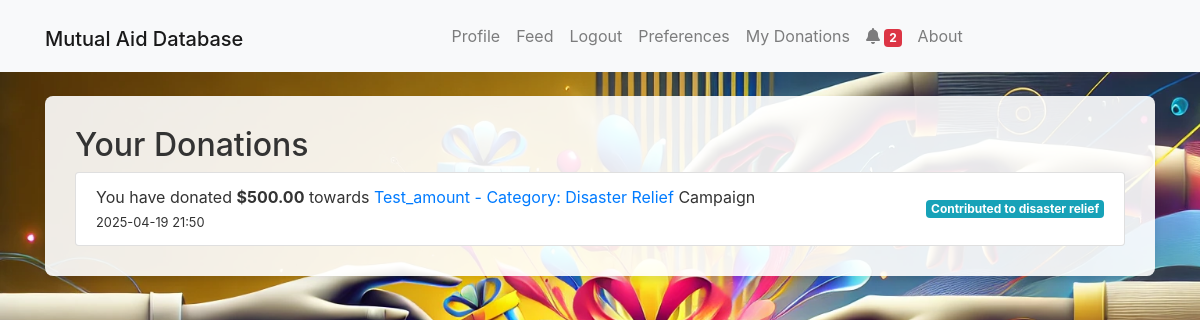
Screenshot of /my_donations (signed in) with the database file from the repository.
### app/models.py (models this page shows, shortened)
class Donation(db.Model):
    __tablename__ = 'donation'
    id = db.Column(db.Integer, primary_key=True)
    post_id = db.Column(db.Integer, db.ForeignKey('post.id'), nullable=False)
    donor_id = db.Column(db.Integer, db.ForeignKey('users.id'), nullable=False)
    amount = db.Column(db.Numeric(10, 2), nullable=False)
    message = db.Column(db.Text, nullable=True)
    timestamp = db.Column(db.DateTime, default=datetime.utcnow, nullable=False)
    post = db.relationship('Post', back_populates='donations')
    donor = db.relationship('User', back_populates='donations')

class Post(db.Model):
    __tablename__ = 'post'
    id = db.Column(db.Integer, primary_key=True)
    user_id = db.Column(db.Integer, db.ForeignKey('users.id'), nullable=False)
    content = db.Column(db.String(140), nullable=False)
    media_filename = db.Column(db.String(255), nullable=True)
    category = db.Column(db.String(55), nullable=False) # Category of the post (e.g., "Help Needed", "Donation", etc.)
    status = db.Column(db.String(55), nullable=False, default='Pending') # Status of the post (e.g., "Pending", "Approved", "Rejected")
    timestamp = db.Column(db.DateTime, index=True, nullable=False, default=datetime.utcnow) # Timestamp for when the post was created
    goal = db.Column(db.Numeric(10, 2), nullable=False) # Goal amount for the post
    author = db.relationship('User', backref='posts', lazy=True)
    donations = db.relationship('Donation', back_populates='post', lazy='select', cascade='all, delete-orphan')

### app/routes.py (the view)
@main.route('/my_donations')
def my_donations():
    if 'user_id' not in session:
        flash('Please log in to see your donations.', 'warning')
        return redirect(url_for('main.login'))
    donations = Donation.query.filter_by(donor_id=session['user_id']) \
                              .order_by(Donation.timestamp.desc()).all()
    return render_template('my_donations.html', donations=donations)

### app/__init__.py (called while the page is built)
@app.context_processor
def inject_notification_count():
    from app.models import Notification  # avoid circular import issues if needed
    if 'user_id' in session:
        count = Notification.query.filter_by(user_id=session['user_id'], is_read=False).count()
    else:
        count = 0
    print(f"Notification count: {count}")
    return dict(notification_count=count)

### app/templates/my_donations.html (shortened to what this page needs)
{% extends "base.html" %}
{% block content %}
<div class="form-container">
  <h2>Your Donations</h2>
  {% if donations %}
    <ul class="list-group">
      {% for d in donations %}
        <li class="list-group-item d-flex justify-content-between align-items-center">
          <div>
            You have donated <strong>${{ '{:.2f}'.format(d.amount) }}</strong> towards
            <a href="{{ url_for('main.view_post', post_id=d.post_id) }}">
              {{ d.post.content }} - Category: {{ d.post.category }}
            </a>Campaign
            <br>
            <small>{{ d.timestamp.strftime('%Y-%m-%d %H:%M') }}</small>
          </div>
          {% if d.message %}
            <span class="badge badge-info">{{ d.message }}</span>
          {% endif %}
        </li>
      {% endfor %}
    </ul>
  {% else %}
    <p>You haven’t made any donations yet.</p>
  {% endif %}
</div>
{% endblock %}

### app/static/css/style.css (style rules this page uses)
body { background-image: url("../uploads/Mutual\ database\ background.png"); background-size: cover; background-attachment: fixed; background-size: cover; background-color: #f5f7fa; color: #333; }
.form-container { background-color: rgba(255, 255, 255, 0.9); padding: 30px; border-radius: 8px; box-shadow: 0 4px 6px rgba(0, 0, 0, 0.1); margin-top: 20px; margin-bottom: 20px; }

### rows the page displays
Donation: amount "500.00", post.content "Test_amount", post.category "Disaster Relief", timestamp "2025-04-19 21:50", message "Contributed to disaster relief"

### other values shown
{{ notification_count }} "2"
